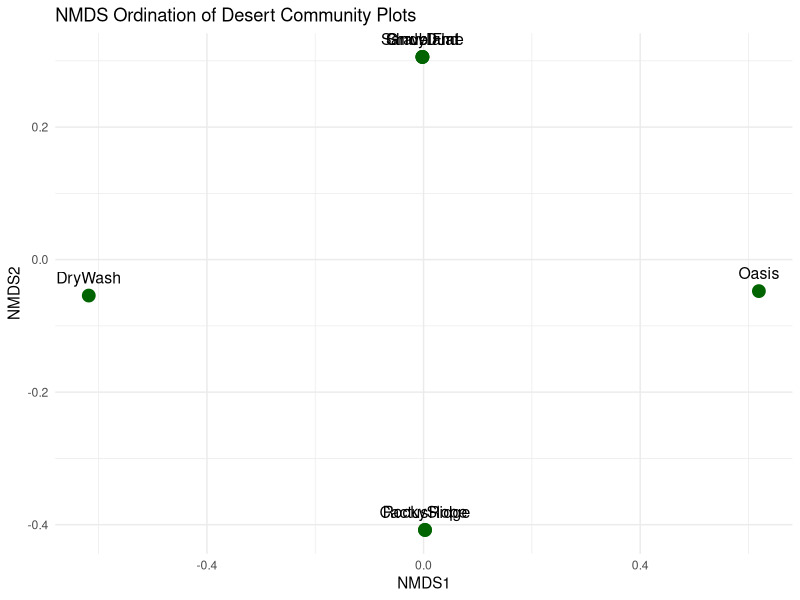
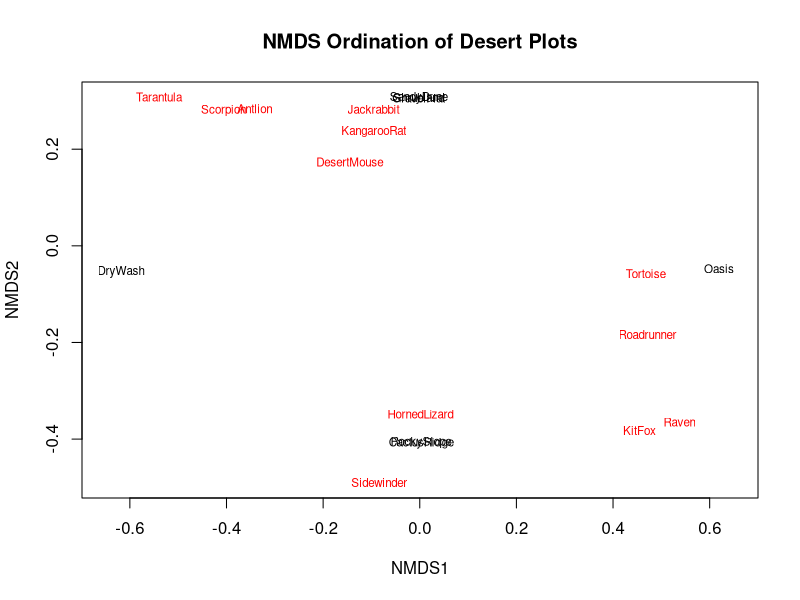
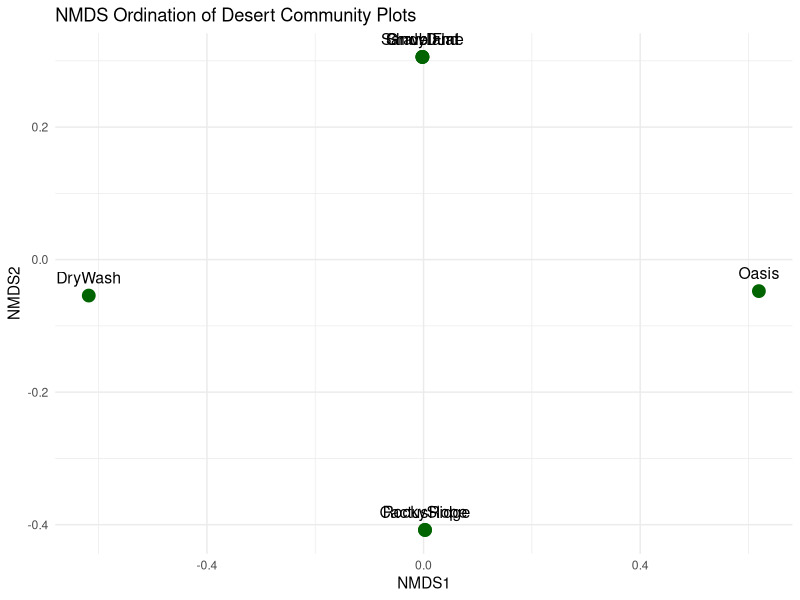

Reproduce these figures in R, in order.
# Load libraries
library(vegan)
library(ggplot2)

# Load community data
community <- read.csv("data/example_community_matrix.csv", row.names = 1)

# Run NMDS with Bray-Curtis
nmds <- metaMDS(community, distance = "bray", k = 2, trymax = 100)

# Check stress value (should be < 0.2 for good ordination)
print(paste("NMDS Stress:", nmds$stress))

# Plot the ordination
pdf("plots/nmds_plot.pdf")
ordiplot(nmds, type = "text", main = "NMDS Ordination of Desert Plots")
dev.off()

# Optional: ggplot version (cleaner)
site.scores <- as.data.frame(scores(nmds, display = "sites"))
site.scores$Plot <- rownames(site.scores)

# Create the NMDS plot object
nmds_plot <- ggplot(site.scores, aes(x = NMDS1, y = NMDS2, label = Plot)) +
  geom_point(color = "darkgreen", size = 4) +
  geom_text(vjust = -1, size = 4) +
  theme_minimal() +
  labs(title = "NMDS Ordination of Desert Community Plots")

# Display it (optional)
print(nmds_plot)

# Save the plot
ggsave("plots/nmds_plot_ggplot.pdf", plot = nmds_plot, width = 7, height = 7)
